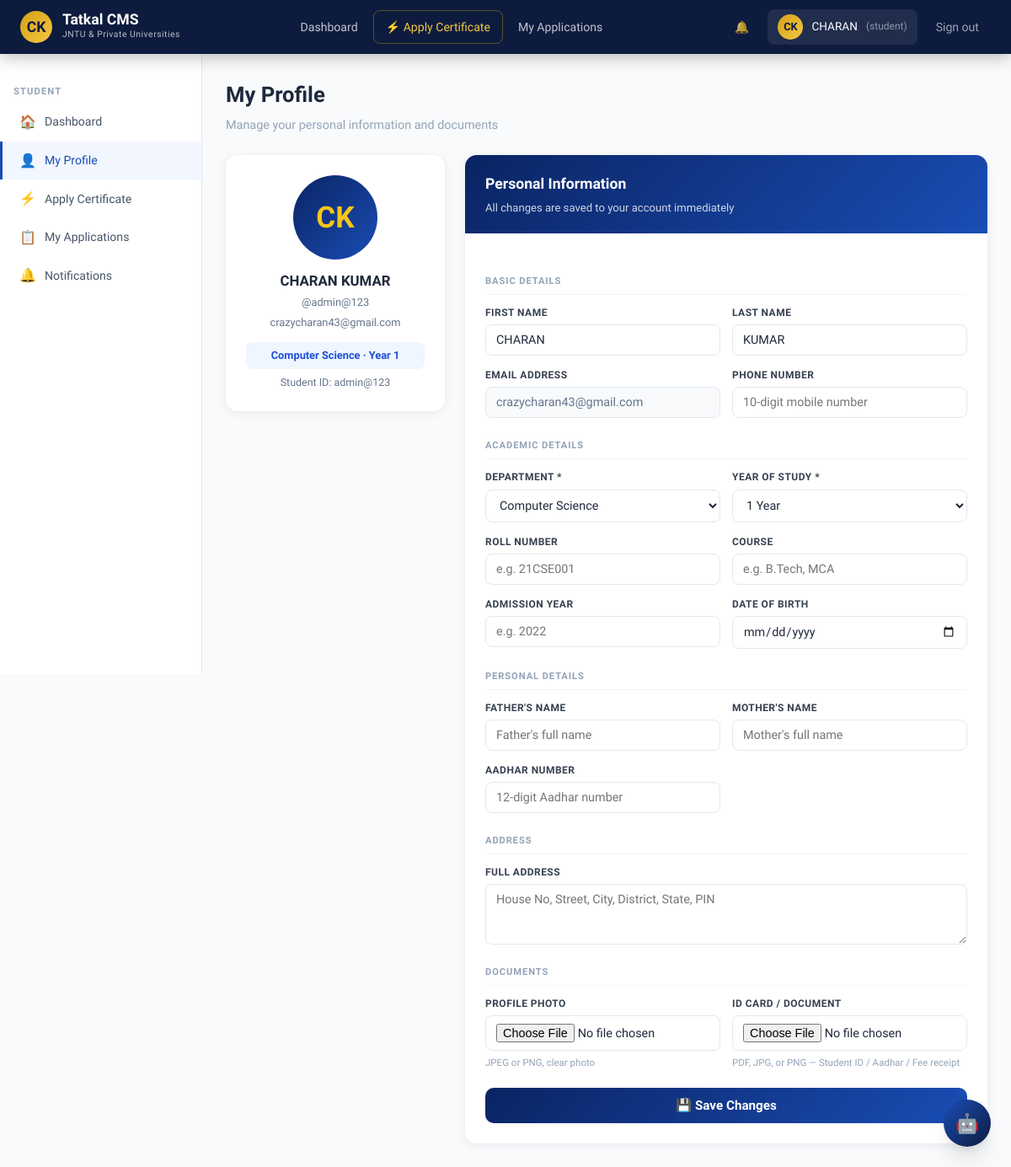
/profile/ (signed in), run on the app's committed database.
### accounts/models.py (models this page shows, shortened)
class User(AbstractUser):
    ROLE_CHOICES = [('student', 'Student'), ('staff', 'Staff'), ('admin', 'Admin')]
    role = models.CharField(max_length=10, choices=ROLE_CHOICES, default='student')
    phone = models.CharField(max_length=15, blank=True)
    is_email_verified = models.BooleanField(default=False)
    created_at = models.DateTimeField(auto_now_add=True)

class StudentProfile(models.Model):
    DEPT_CHOICES = [
        ('CSE', 'Computer Science'), ('ECE', 'Electronics'), ('MECH', 'Mechanical'),
        ('CIVIL', 'Civil'), ('EEE', 'Electrical'), ('IT', 'Information Technology'),
        ('MBA', 'Business Administration'), ('MCA', 'Computer Applications'),
    ]
    YEAR_CHOICES = [(i, f'{i} Year') for i in range(1, 6)]
    user = models.OneToOneField(User, on_delete=models.CASCADE, related_name='student_profile')
    student_id = models.CharField(max_length=20, unique=True)
    institution = models.ForeignKey(Institution, on_delete=models.SET_NULL, null=True, blank=True)
    department = models.CharField(max_length=10, choices=DEPT_CHOICES)
    year = models.IntegerField(choices=YEAR_CHOICES, default=1)
    roll_number = models.CharField(max_length=20, blank=True)
    admission_year = models.IntegerField(null=True, blank=True)
    course = models.CharField(max_length=100, blank=True)
    address = models.TextField(blank=True)
    date_of_birth = models.DateField(null=True, blank=True)
    father_name = models.CharField(max_length=100, blank=True)
    mother_name = models.CharField(max_length=100, blank=True)
    aadhar_number = models.CharField(max_length=12, blank=True)
    profile_photo = models.ImageField(upload_to='profiles/', blank=True, null=True)
    id_card = models.FileField(upload_to='documents/', blank=True, null=True)
    created_at = models.DateTimeField(auto_now_add=True)
    updated_at = models.DateTimeField(auto_now=True)

### accounts/views.py (the view, shortened to what this page needs)
# urls.py: path('profile/', views.profile_view, name='profile'),
@login_required
def profile_view(request):
    user = request.user
    if user.role != 'student':
        return redirect('dashboard')
    profile = StudentProfile.objects.filter(user=user).first()
    profile = StudentProfile.objects.filter(user=user).first()
    return render(request, 'accounts/profile.html', {
        'profile':      profile,
        'dept_choices': StudentProfile.DEPT_CHOICES,
        'year_choices': StudentProfile.YEAR_CHOICES,
    })

### templates/accounts/profile.html (shortened to what this page needs)
{% extends 'base.html' %}
{% block s_profile %}active{% endblock %}
{% block content %}
<div class="page-header">
  <div class="page-title">My Profile</div>
  <div class="page-subtitle">Manage your personal information and documents</div>
</div>
<div class="profile-wrap">
  <div class="pcard">
    <div class="pcard-body" style="text-align:center">
      {% if profile and profile.profile_photo %}
        <img src="{{ profile.profile_photo.url }}"
             style="width:100px;height:100px;border-radius:50%;object-fit:cover;margin:0 auto 12px;display:block;border:3px solid #e2e8f0">
      {% else %}
        <div class="avatar-circle">
          {{ user.first_name.0|upper }}{{ user.last_name.0|upper }}
        </div>
      {% endif %}
      <div style="font-weight:800;font-size:1.05rem;margin-bottom:2px">
        {{ user.get_full_name|default:user.username }}
      </div>
      <div style="font-size:0.8rem;color:#64748b">@{{ user.username }}</div>
      <div style="font-size:0.8rem;color:#64748b;margin-top:4px">{{ user.email }}</div>
      {% if profile %}
        <div class="badge-dept">
          {{ profile.get_department_display }}
          {% if profile.year %}· Year {{ profile.year }}{% endif %}
        </div>
        <div class="sid">Student ID: {{ profile.student_id }}</div>
      {% else %}
        <div style="margin-top:14px;padding:10px 14px;background:#fff3cd;border-radius:8px;font-size:0.8rem;color:#856404">
          ⚠️ Profile not set up yet.<br>Fill in the form and click Save.
        </div>
      {% endif %}
    </div>
  </div>
  <div class="pcard">
    <div class="pcard-header">
      <h2>Personal Information</h2>
      <p>All changes are saved to your account immediately</p>
    </div>
    <div class="pcard-body">
      <form method="post" enctype="multipart/form-data">
        <div class="section-title">Basic Details</div>
        <div class="fg">
          <div class="form-field">
            <label>First Name</label>
            <input type="text" name="first_name" value="{{ user.first_name }}" placeholder="Enter first name">
          </div>
          <div class="form-field">
            <label>Last Name</label>
            <input type="text" name="last_name" value="{{ user.last_name }}" placeholder="Enter last name">
          </div>
          <div class="form-field">
            <label>Email Address</label>
            <input type="email" value="{{ user.email }}" readonly>
          </div>
          <div class="form-field">
            <label>Phone Number</label>
            <input type="text" name="phone" value="{{ user.phone }}" placeholder="10-digit mobile number">
          </div>
        </div>
        <div class="section-title">Academic Details</div>
        <div class="fg">
          <div class="form-field">
            <label>Department *</label>
            <select name="department">
              {% for val, label in dept_choices %}
                <option value="{{ val }}" {% if profile and profile.department == val %}selected{% endif %}>{{ label }}</option>
              {% endfor %}
            </select>
          </div>
          <div class="form-field">
            <label>Year of Study *</label>
            <select name="year">
              {% for val, label in year_choices %}
                <option value="{{ val }}" {% if profile and profile.year == val %}selected{% endif %}>{{ label }}</option>
              {% endfor %}
            </select>
          </div>
          <div class="form-field">
            <label>Roll Number</label>
            <input type="text" name="roll_number" value="{% if profile %}{{ profile.roll_number }}{% endif %}" placeholder="e.g. 21CSE001">
          </div>
          <div class="form-field">
            <label>Course</label>
            <input type="text" name="course" value="{% if profile %}{{ profile.course }}{% endif %}" placeholder="e.g. B.Tech, MCA">
          </div>
          <div class="form-field">
            <label>Admission Year</label>
            <input type="number" name="admission_year" value="{% if profile and profile.admission_year %}{{ profile.admission_year }}{% endif %}" placeholder="e.g. 2022" min="2000" max="2030">
          </div>
          <div class="form-field">
            <label>Date of Birth</label>
            <input type="date" name="date_of_birth" value="{% if profile and profile.date_of_birth %}{{ profile.date_of_birth|date:'Y-m-d' }}{% endif %}">
          </div>
        </div>
        <div class="section-title">Personal Details</div>
        <div class="fg">
          <div class="form-field">
            <label>Father's Name</label>
            <input type="text" name="father_name" value="{% if profile %}{{ profile.father_name }}{% endif %}" placeholder="Father's full name">
          </div>
          <div class="form-field">
            <label>Mother's Name</label>
            <input type="text" name="mother_name" value="{% if profile %}{{ profile.mother_name }}{% endif %}" placeholder="Mother's full name">
          </div>
          <div class="form-field">
            <label>Aadhar Number</label>
            <input type="text" name="aadhar_number" value="{% if profile %}{{ profile.aadhar_number }}{% endif %}" placeholder="12-digit Aadhar number" maxlength="12">
          </div>
        </div>
        <div class="section-title">Address</div>
        <div class="fg full">
          <div class="form-field">
            <label>Full Address</label>
            <textarea name="address" placeholder="House No, Street, City, District, State, PIN">{% if profile %}{{ profile.address }}{% endif %}</textarea>
          </div>
        </div>
        <div class="section-title">Documents</div>
        <div class="fg">
          <div class="form-field">
            <label>Profile Photo</label>
            <input type="file" name="profile_photo" accept="image/jpeg,image/png">
            <span class="hint">JPEG or PNG, clear photo</span>
          </div>
          <div class="form-field">
            <label>ID Card / Document</label>
            <input type="file" name="id_card" accept=".pdf,.jpg,.jpeg,.png">
            <span class="hint">PDF, JPG, or PNG — Student ID / Aadhar / Fee receipt</span>
          </div>
        </div>
        <button type="submit" class="save-btn">💾 Save Changes</button>
      </form>
    </div>
  </div>
</div>
{% endblock %}

### templates/base.html (shortened to what this page needs)
<!DOCTYPE html>
<html lang="en">
<head>
{% load static %}
</head>
<body>
{% if user.is_authenticated %}
<nav class="navbar">
  <div class="navbar-inner">
    <a href="/" class="nav-brand">
      <div class="emblem">
        {% if user.role == 'student' and user.student_profile.profile_photo %}
          <img src="{{ user.student_profile.profile_photo.url }}" alt="Student Photo" style="width:100%;height:100%;border-radius:50%;object-fit:cover">
        {% else %}
          {{ user.first_name.0|upper }}{{ user.last_name.0|upper }}
        {% endif %}
      </div>
      <div>
        <div class="brand-text">Tatkal CMS</div>
        <div class="brand-sub">JNTU & Private Universities</div>
      </div>
    </a>
    <div class="nav-links">
      <a href="/dashboard/" class="nav-link">Dashboard</a>
      {% if user.role == 'student' %}
      <a href="/apply/" class="nav-link tatkal">⚡ Apply Certificate</a>
      <a href="/applications/" class="nav-link">My Applications</a>
      {% endif %}
    </div>
    <div style="margin-left:auto;display:flex;align-items:center;gap:8px">
      <a href="/notifications/" class="nav-link" style="position:relative">
        🔔
      </a>
      <div class="nav-user">
        <div class="avatar">{{ user.first_name.0|upper }}{{ user.last_name.0|upper }}</div>
        <span>{{ user.first_name }}</span>
        <span style="opacity:0.5;font-size:0.75rem">({{ user.role }})</span>
      </div>
      <a href="/logout/" class="nav-link" style="color:rgba(255,255,255,0.6)">Sign out</a>
    </div>
  </div>
</nav>
<div class="layout">
  <aside class="sidebar">
    {% if user.role == 'student' %}
    <div class="sidebar-section">Student</div>
    <a href="/dashboard/" class="sidebar-link {% block s_dash %}{% endblock %}"><span class="icon">🏠</span> Dashboard</a>
    <a href="/profile/" class="sidebar-link {% block s_profile %}{% endblock %}"><span class="icon">👤</span> My Profile</a>
    <a href="/apply/" class="sidebar-link {% block s_apply %}{% endblock %}"><span class="icon">⚡</span> Apply Certificate</a>
    <a href="/applications/" class="sidebar-link {% block s_apps %}{% endblock %}"><span class="icon">📋</span> My Applications</a>
    <a href="/notifications/" class="sidebar-link"><span class="icon">🔔</span> Notifications</a>
    {% endif %}
  </aside>
  <main class="main fade-in">
    {% block content %}{% endblock %}
  </main>
</div>
<button class="chatbot-btn" onclick="toggleChat()" title="AI Assistant">🤖</button>
{% else %}
{% block auth_content %}{% endblock %}
{% endif %}
</body>
</html>

### templates/base.html (style rules this page uses)
:root { --navy: #0d1b3e; --blue: #1a4db5; --blue-light: #2563eb; --gold: #d4a017; --gold-light: #f5c842; --cream: #faf8f3; --white: #ffffff; --gray-50: #f8fafc; --gray-100: #f1f5f9; --gray-200: #e2e8f0; --gray-400: #94a3b8; --gray-600: #475569; --gray-800: #1e293b; --success: #059669; --warning: #d97706; --danger: #dc2626; --tatkal: #b91c1c; --shadow-sm: 0 1px 2px rgba(0,0,0,0.05); --shadow: 0 4px 6px -1px rgba(0,0,0,0.1),0 2px 4px -1px rgba(0,0,0,0.06); --shadow-lg: 0 10px 15px -3px rgba(0,0,0,0.1),0 4px 6px -2px rgba(0,0,0,0.05); --shadow-xl: 0 20px 25px -5px rgba(0,0,0,0.1),0 10px 10px -5px rgba(0,0,0,0.04); --radius: 12px; --radius-sm: 8px; --radius-lg: 16px; }
*,*::before,*::after { box-sizing:border-box;margin:0;padding:0 }
body { font-family:'Sora',sans-serif;background:var(--gray-50);color:var(--gray-800);line-height:1.6;min-height:100vh }
a { color:inherit;text-decoration:none }
.navbar { background:var(--navy);position:sticky;top:0;z-index:100;box-shadow:0 2px 20px rgba(0,0,0,0.3) }
.navbar-inner { max-width:1400px;margin:0 auto;padding:0 24px;display:flex;align-items:center;gap:20px;height:64px }
.nav-brand { display:flex;align-items:center;gap:12px;color:white;font-weight:800;font-size:1.1rem }
.nav-brand .emblem { width:38px;height:38px;background:linear-gradient(135deg,var(--gold),var(--gold-light));border-radius:50%;display:flex;align-items:center;justify-content:center;font-size:1.1rem;color:var(--navy);font-weight:800;flex-shrink:0 }
.nav-brand .brand-text { line-height:1.1 }
.nav-brand .brand-sub { font-size:0.65rem;opacity:0.7;font-weight:400;letter-spacing:0.05em }
.nav-links { display:flex;align-items:center;gap:4px;margin-left:auto }
.nav-link { color:rgba(255,255,255,0.75);padding:8px 14px;border-radius:8px;font-size:0.88rem;font-weight:500;transition:all 0.2s;white-space:nowrap }
.nav-link.tatkal { color:var(--gold-light);border:1px solid rgba(212,160,23,0.4) }
.nav-user { display:flex;align-items:center;gap:10px;color:white;padding:6px 12px;background:rgba(255,255,255,0.08);border-radius:8px;font-size:0.85rem }
.nav-user .avatar { width:30px;height:30px;border-radius:50%;background:linear-gradient(135deg,var(--gold),var(--gold-light));display:flex;align-items:center;justify-content:center;font-weight:700;font-size:0.8rem;color:var(--navy) }
.layout { display:flex;min-height:calc(100vh - 64px) }
.sidebar { width:240px;background:white;border-right:1px solid var(--gray-200);padding:20px 0;flex-shrink:0;position:sticky;top:64px;height:calc(100vh - 64px);overflow-y:auto }
.sidebar-section { padding:8px 16px 4px;font-size:0.7rem;font-weight:700;color:var(--gray-400);letter-spacing:0.1em;text-transform:uppercase;margin-top:8px }
.sidebar-link { display:flex;align-items:center;gap:10px;padding:10px 20px;color:var(--gray-600);font-size:0.88rem;font-weight:500;transition:all 0.2s;border-left:3px solid transparent }
.sidebar-link.active { color:var(--blue);background:rgba(37,99,235,0.06);border-left-color:var(--blue) }
.sidebar-link .icon { font-size:1rem;width:20px;text-align:center;flex-shrink:0 }
.main { flex:1;padding:28px;max-width:1200px }
.chatbot-btn { position:fixed;bottom:24px;right:24px;width:56px;height:56px;border-radius:50%;background:linear-gradient(135deg,var(--blue),var(--navy));color:white;border:none;cursor:pointer;box-shadow:var(--shadow-xl);font-size:1.4rem;display:flex;align-items:center;justify-content:center;z-index:999;transition:all 0.2s }
.page-header { margin-bottom:24px }
.page-title { font-size:1.6rem;font-weight:800;color:var(--gray-800) }
.page-subtitle { color:var(--gray-400);font-size:0.9rem;margin-top:4px }
.fade-in { animation:fadeIn 0.3s ease forwards }

### data on the page
User: first_name.0 "C", last_name.0 "K", first_name "CHARAN", role "student", get_full_name "CHARAN KUMAR", username "admin@123", email "crazycharan43@gmail.com", last_name "KUMAR"
StudentProfile: department "Computer Science", year "1", student_id "admin@123", year "1 Year"
